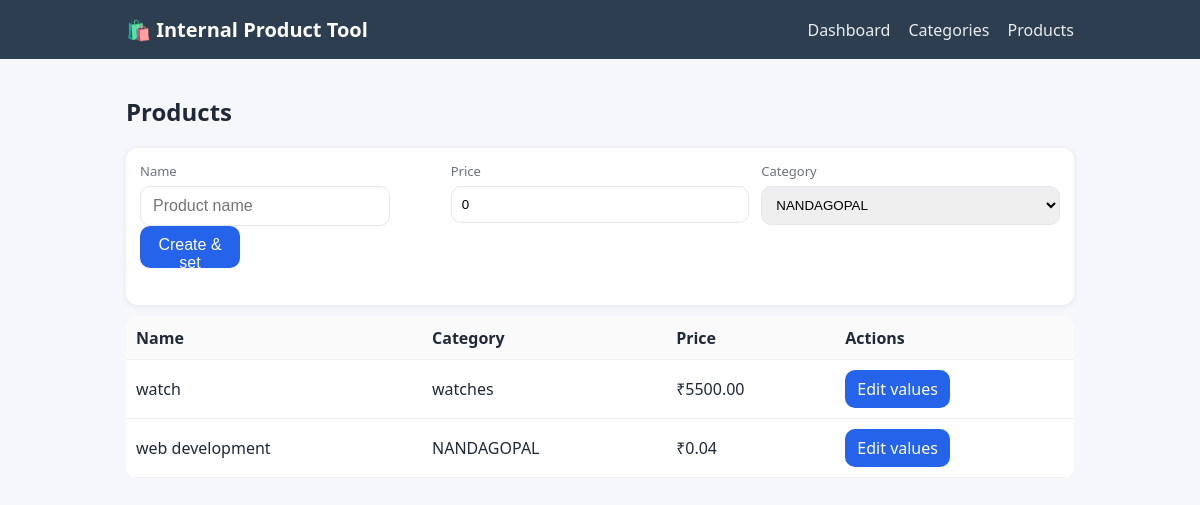
Page /products on the committed database.
### app.py (models this page shows)
class Product(db.Model):
    __tablename__ = "products"
    id = db.Column(db.Integer, primary_key=True)
    category_id = db.Column(db.Integer, db.ForeignKey("categories.id"), nullable=False)
    name = db.Column(db.String(200), nullable=False)
    price = db.Column(db.Float, nullable=False, default=0.0)
    created_at = db.Column(db.DateTime, nullable=False, default=datetime.utcnow)
    values = db.relationship("ProductAttributeValue", backref="product", cascade="all, delete-orphan")

class Category(db.Model):
    __tablename__ = "categories"
    id = db.Column(db.Integer, primary_key=True)
    name = db.Column(db.String(120), unique=True, nullable=False)
    attributes = db.relationship("Attribute", backref="category", cascade="all, delete-orphan")
    products = db.relationship("Product", backref="category", cascade="all, delete-orphan")

### app.py (the view)
@app.get("/products")
def products_page():
    products = Product.query.order_by(Product.created_at.desc()).all()
    categories = Category.query.order_by(Category.name).all()
    return render_template("products.html", products=products, categories=categories)

### app.py (called while the page is built)
@app.before_request
def init_db():
    db.create_all()

### templates/products.html
{% extends "base.html" %}
{% block content %}
<h2>Products</h2>
<form class="card" method="post" action="{{ url_for('create_product') }}">
  <div class="grid-3">
    <div>
      <label>Name</label>
      <input name="name" placeholder="Product name" required>
    </div>
    <div>
      <label>Price</label>
      <input name="price" type="number" step="0.01" value="0">
    </div>
    <div>
      <label>Category</label>
      <select name="category_id" required>
        {% for c in categories %}
          <option value="{{ c.id }}">{{ c.name }}</option>
        {% endfor %}
      </select>
    </div>
  </div>
  <button type="submit">Create & set attributes</button>
</form>
<table class="table">
  <thead><tr><th>Name</th><th>Category</th><th>Price</th><th>Actions</th></tr></thead>
  <tbody>
    {% for p in products %}
    <tr>
      <td>{{ p.name }}</td>
      <td>{{ p.category.name }}</td>
      <td>₹{{ "%.2f"|format(p.price) }}</td>
      <td><a class="btn" href="{{ url_for('edit_product', product_id=p.id) }}">Edit values</a></td>
    </tr>
    {% else %}
    <tr><td colspan="4" class="muted">No products yet.</td></tr>
    {% endfor %}
  </tbody>
</table>
{% endblock %}

### static/style.css (style rules this page uses)
:root { --bg:#f6f7fb; --ink:#1f2937; --muted:#6b7280; --card:#fff; --brand:#2c3e50; --accent:#2563eb; }
* { box-sizing:border-box }
body { margin:0;font-family:system-ui,Arial,sans-serif;color:var(--ink);background:var(--bg); }
.grid-3 { display:grid;grid-template-columns:repeat(auto-fit,minmax(220px,1fr));gap:12px }
.card { background:var(--card);padding:14px;border-radius:12px;box-shadow:0 1px 6px rgba(0,0,0,.08);margin:12px 0 }
.table { width:100%;border-collapse:collapse;background:#fff;border-radius:12px;overflow:hidden;margin-top:10px }
.table th,.table td { padding:10px;border-bottom:1px solid #eee;text-align:left }
.table thead { background:#fafafa;font-weight:600 }
input,select,button { width:100%;padding:10px;border:1px solid #e5e7eb;border-radius:10px }
label { display:block;font-size:13px;color:var(--muted);margin-bottom:6px }
.btn { display:inline-block;padding:8px 12px;border-radius:10px;background:var(--accent);color:#fff;text-decoration:none;text-align:center }
button { background:var(--accent);color:#fff;border:none;cursor:pointer }
input[name="name"] { width: 250px; height: 40px; font-size: 16px; padding: 8px 12px; }
button[type="submit"] { width: 100px; height: 42px; font-size: 16px; }

### rows in the picture
Product: name "watch", category.name "watches", price "5500.00"
Product: name "web development", category.name "NANDAGOPAL", price "0.04"

### other values in the picture
form field category_id "NANDAGOPAL"
